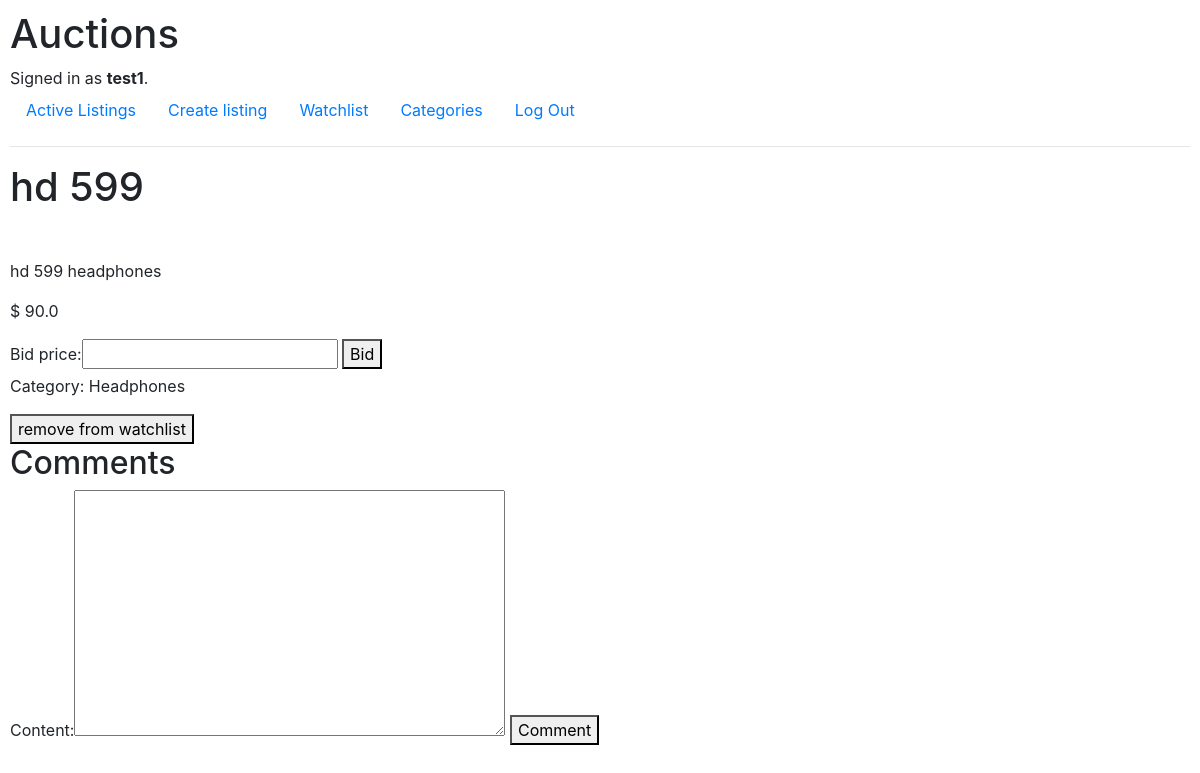
/listing/2 (signed in), run on the app's committed database.
### auctions/models.py (models this page shows, shortened)
class User(AbstractUser):
    watchListings = models.ManyToManyField(
        'Listing', blank=True, related_name='watchUsers')

class Listing(models.Model):
    title = models.CharField(max_length=200)
    description = models.CharField(max_length=2000)
    imageURL = models.URLField()
    basePrice = models.FloatField(default=1)
    isClosed = models.BooleanField(default=False)
    category = models.ForeignKey(
        'Category', on_delete=models.CASCADE, related_name='listings')
    user = models.ForeignKey(
        User, on_delete=models.CASCADE, related_name='listings')

class Category(models.Model):
    name = models.CharField(max_length=100)
    def __str__(self):
        return f'{self.name}'

### auctions/views.py (the view, shortened to what this page needs)
# urls.py: path('listing/<int:id>', views.listing, name='listing'),
@login_required
def listing(request, id, message=None):
    listing1 = Listing.objects.get(pk=id)
    if listing1.bids.all():
        listing1.basePrice = listing1.bids.last().price
    if request.method == 'GET':
        if not listing1.isClosed:
            try:
                listing1.watchUsers.get(pk=request.user.pk)
                watchlistAction = 'remove'
            except User.DoesNotExist:
                watchlistAction = 'add'
            return render(request, 'auctions/listing.html', {
                'listing': listing1,
                'form': BidForm(),
                'message': message,
                'action': watchlistAction,
                'comments': listing1.comments.all(),
                'commentForm': commentForm(initial={'listingPk': listing1.pk}),
                'isAuthor': listing1.user == request.user
            })

### auctions/views.py
class BidForm(forms.Form):
    price = forms.FloatField(label='Bid price:')

class commentForm(forms.Form):
    listingPk = forms.CharField(widget=forms.HiddenInput)
    content = forms.CharField(max_length=1000, widget=forms.Textarea)

### auctions/templates/auctions/listing.html (shortened to what this page needs)
{% extends 'auctions/layout.html' %}
{% block body %}
    <article>
        <h1>{{ listing.title }}</h1>
        <aside>
            <figure>
            </figure>
        </aside>
        <section>
            <p>{{ listing.description }}</p>
            <p>$ {{ listing.basePrice }}</p>
            <form action="{% url 'listing' listing.pk %}" method="POST">
                {{ form }}
                <button type="submit">Bid</button>
            </form>
            <p>Category: {{ listing.category }}</p>
            <form action="{% url 'watchList' %}" method="POST">
                {% if action == 'add' %}
                    <button type="submit">{{ action }} to watchlist</button>
                {% else %}
                    <button type="submit">{{ action }} from watchlist</button>
                {% endif %}
            </form>
        </section>
    </article>
    <section>
        <h2>Comments</h2>
        <form action="{% url 'comments' %}" method="POST">
            {{ commentForm }}
            <button type="submit">Comment</button>
        </form>
    </section>
{% endblock body %}

### auctions/templates/auctions/layout.html (shortened to what this page needs)
{% load static %}
<!DOCTYPE html>
<html lang="en">
    <head>
        <link rel="stylesheet" href="https://stackpath.bootstrapcdn.com/bootstrap/4.4.1/css/bootstrap.min.css">
        <link href="{% static 'auctions/styles.css' %}" rel="stylesheet">
    </head>
    <body>
        <h1>Auctions</h1>
        <div>
            {% if user.is_authenticated %}
                Signed in as <strong>{{ user.username }}</strong>.
            {% else %}
                Not signed in.
            {% endif %}
        </div>
        <ul class="nav">
            <li class="nav-item">
                <a class="nav-link" href="{% url 'index' %}">Active Listings</a>
            </li>
            <li class="nav-item">
                <a href="{% url 'create' %}" class="nav-link">Create listing</a>
            </li>
            <li class="nav-item">
                <a href="{% url 'watchList' %}" class="nav-link">Watchlist</a>
            </li>
            <li class="nav-item">
                <a href="{% url 'categories' %}" class="nav-link">Categories</a>
            </li>
            {% if user.is_authenticated %}
                <li class="nav-item">
                    <a class="nav-link" href="{% url 'logout' %}">Log Out</a>
                </li>
            {% endif %}
        </ul>
        <hr>
        {% block body %}
        {% endblock %}
    </body>
</html>

### auctions/static/auctions/styles.css (style rules this page uses)
body { padding: 10px; }

### data on the page
User: username "test1"
Listing: title "hd 599", description "hd 599 headphones", basePrice "90.0", category "Headphones"

### other printed values
{{ action }} "remove"
